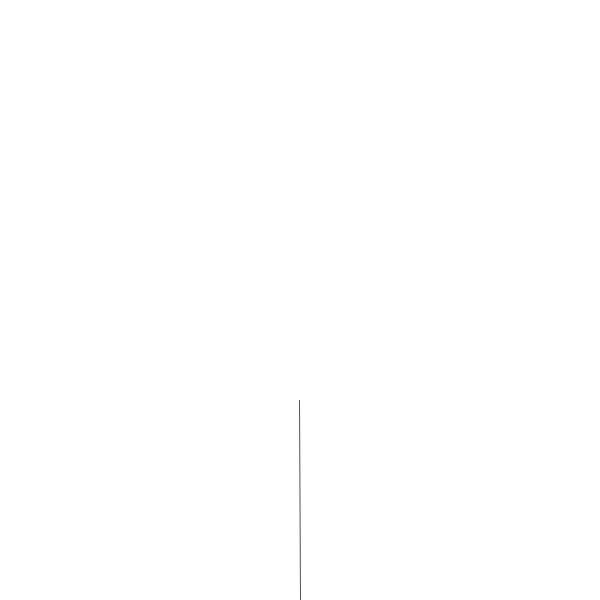
Frame 1 (no input)
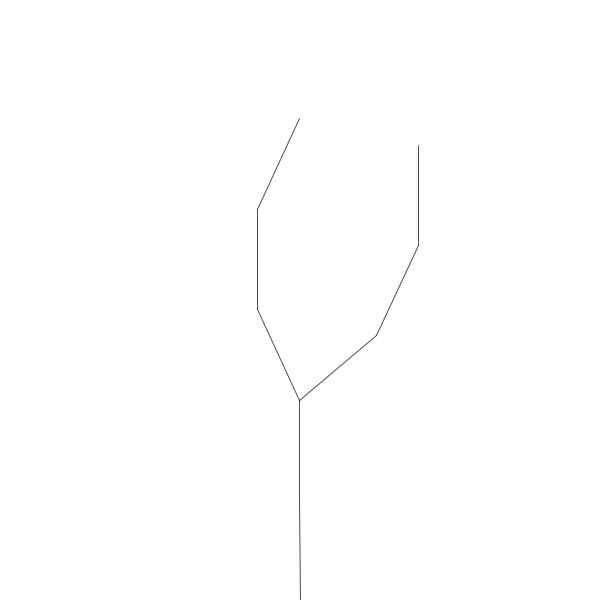
Frame 2 (the mouse pressed at the canvas centre, redrawn once)

The Processing sketch that drew these frames (run headless with seeded random() and noise(); the mouse was pressed at the canvas centre and the sketch redrawn once):

// Processing sketch: Week11_LSystems_HW
// ── Week11_LSystems_HW.pde
//daniel shiffman tutoral https://www.youtube.com/watch?v=E1B4UoSQMFw
//was gonna try to make more changes but had to watch the tutorial a few times and ran out out time....

LSystem lsys;
Turtle turtle;

void setup() {
  size(600, 600);

  Rule[] ruleset = new Rule[1];
  ruleset[0] = new Rule('F', "FF+[+F-F-F]-[-F+F+F]");
  lsys = new LSystem("F", ruleset);
  turtle = new Turtle(lsys.getSentence(), height/3, radians(25));
}

void draw() {
  background(255);  
  fill(0);
  //text("Click mouse to generate", 10, height-10);

  translate(width/2, height);
  rotate(-PI/2);
  turtle.render();
  noLoop();
}

int counter = 0;

void mousePressed() {
  if (counter < 5) {
    pushMatrix();
    lsys.generate();
    //println(lsys.getSentence());
    turtle.setToDo(lsys.getSentence());
    turtle.changeLen(0.5);
    popMatrix();
    redraw();
    counter++;
  }
}

// ── Lsystem.pde
class LSystem {

  String sentence;     // The sentence (a String)
  Rule[] ruleset;      // The ruleset (an array of Rule objects)
  int generation;      // Keeping track of the generation #

  // Construct an LSystem with a startin sentence and a ruleset
  LSystem(String axiom, Rule[] r) {
    sentence = axiom;
    ruleset = r;
    generation = 0;
  }

  // Generate the next generation
  void generate() {
    // An empty StringBuffer that we will fill
    StringBuffer nextgen = new StringBuffer();
    // For every character in the sentence
    for (int i = 0; i < sentence.length(); i++) {
      // What is the character
      char curr = sentence.charAt(i);
      // We will replace it with itself unless it matches one of our rules
      String replace = "" + curr;
      // Check every rule
      for (int j = 0; j < ruleset.length; j++) {
        char a = ruleset[j].getA();
        // if we match the Rule, get the replacement String out of the Rule
        if (a == curr) {
          replace = ruleset[j].getB();
          break; 
        }
      }
      // Append replacement String
      nextgen.append(replace);
    }
    // Replace sentence
    sentence = nextgen.toString();
    // Increment generation
    generation++;
  }

  String getSentence() {
    return sentence; 
  }

  int getGeneration() {
    return generation; 
  }


}

// ── Rule.pde
class Rule {
  char a;
  String b;

  Rule(char a_, String b_) {
    a = a_;
    b = b_; 
  }

  char getA() {
    return a;
  }

  String getB() {
    return b;
  }

}

// ── Turtle.pde

class Turtle {

  String todo;
  float len;
  float theta;

  Turtle(String s, float l, float t) {
    todo = s;
    len = l; 
    theta = t;
  } 

  void render() {
    stroke(0, 175);
    for (int i = 0; i < todo.length(); i++) {
      char c = todo.charAt(i);
      if (c == 'F' || c == 'G') {
        line(0, 0, len, 0);
        translate(len, 0);
      } else if (c == '+') {
        rotate(theta);
      } else if (c == '-') {
        rotate(-theta);
      } else if (c == '[') {
        pushMatrix();
      } else if (c == ']') {
        popMatrix();
      }
    }
  }

  void setLen(float l) {
    len = l;
  } 

  void changeLen(float percent) {
    len *= percent;
  }

  void setToDo(String s) {
    todo = s;
  }
}
